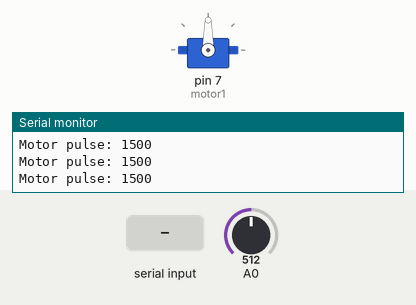
A sketch run on a simulated Arduino Uno, built with avr-gcc and run on an emulated ATmega328P. On the bench: servo, the last lines printed to the serial monitor. The inputs (shaded band) are chosen by the test bench; at power-on: A0 = 512.

Above: at 1.2 s.
1.3 s: "1" received over Serial
At 2.1 s:
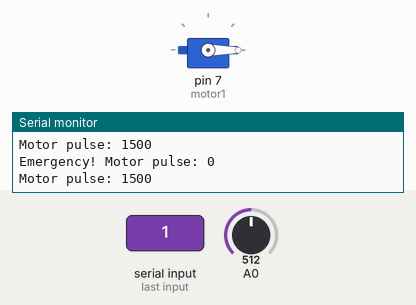
4.3 s: A0 set to 716
7.3 s: A0 set to 900
8.8 s: A0 set to 1023
11.8 s: A0 set to 306
13.3 s: A0 set to 511
Timing chart, 0 to 17.3 s (numbered marks = the images above; inputs shaded):
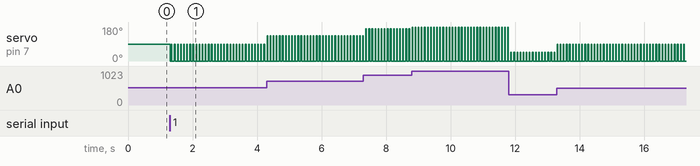

Measured:
- after the input at 1.3 s, servo on pin 7 (motor1): alternates 90° for 0.02 s and 0° for 0.08 s, starting at once

The sketch:

test_rig_BLDC.ino
```cpp
/*
 * Values from the  potentiometer
 */

#include <Servo.h>

Servo motor1;

void setup() {
  Serial.begin(9600);
  Serial.setTimeout(50);
  motor1.attach(7, 1000, 2000);
}

bool emergency = false;
void loop() {
  if (Serial.available()) {
    emergency = true;
  }
  if (emergency){
    motor1.writeMicroseconds(0);
    Serial.println("Emergency! Motor pulse: 0");
  }
  int analogValue = analogRead(A0);
  int motorPulse = map(analogValue, 0, 1023, 900, 2100);
  motorPulse = constrain(motorPulse, 1000, 2000);
  motor1.writeMicroseconds(motorPulse);
  Serial.print("Motor pulse: ");
  Serial.println(motorPulse);
}

/*
 * Values from computer
 */
 /*
#include <Servo.h>

Servo motor1;

void setup() {
  Serial.begin(9600);
  Serial.setTimeout(50);
  motor1.attach(7, 1000, 2000);
}


void loop() {
  if (Serial.available()) {
    int motorPulse = Serial.parseInt();
    motor1.writeMicroseconds(motorPulse);
    Serial.print("Motor pulse: ");
    Serial.println(motorPulse);
  }
}
*/
```
